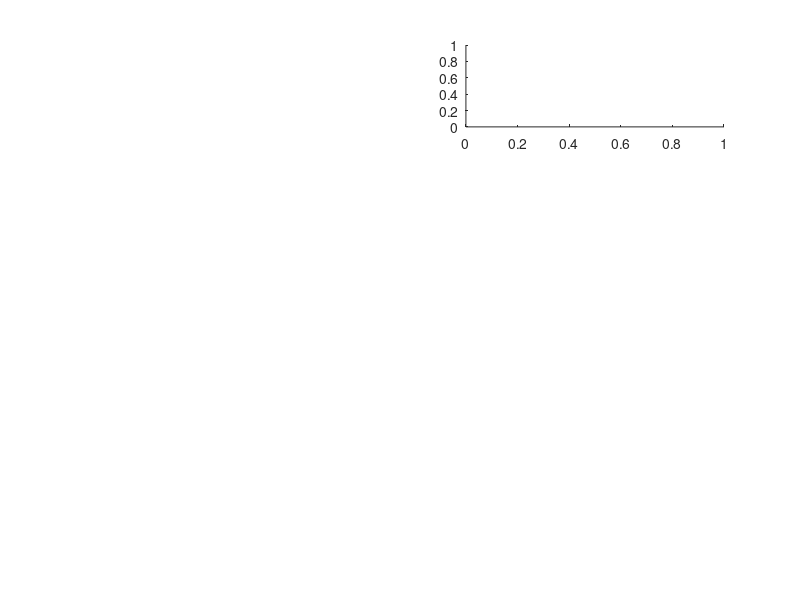

This figure's MATLAB source: (Note: this script raises an error after producing the figure.)
% script allowing us to find optimal rx gain through visual inspection
for n = 2:8
subplot(4,2,n);
dB = (n-2)*10;
data = 'first';
data = strcat(data,num2str(dB));
first = DataFromGRC(data,'complex');
y = real(filter(B, 1, first));
seg = y(1250000:1251000);
plot(seg);
tString = strcat('rx : ', num2str(dB), ' dB'); 
title(tString);
end

subplot(421)
rs = real(rx(end-length(seg):end));
plot(rs)
title('tx : 20dB');
